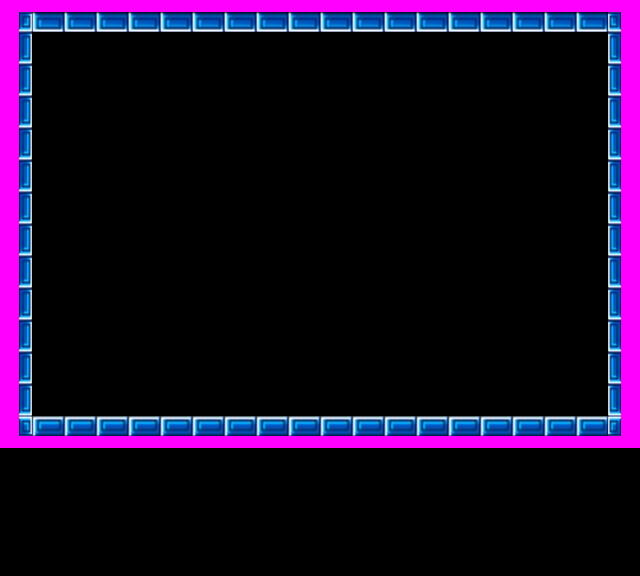

Below is a game level as drawn by its tile map, then a one-line description and the .tmx that defines it (tile-layer data replaced by summaries):
An orthogonal 20x18 tile map with 32x32 px tiles, 2 tile layers (escenario, plataformas) and 5 objects (2x bola-rojo-l-iz, 2x bola-rojo-l-de, personaje).

<map version="1.0" orientation="orthogonal" width="20" height="18" tilewidth="32" tileheight="32">
 <properties>
  <property name="imagen_fondo" value="fondo-nivel2" />
  <property name="imagen_tileset" value="tileset" />
  <property name="musica" value="musica-nivel2" />
  <property name="x0" value="32" />
  <property name="x1" value="608" />
  <property name="xml_bola" value="/apps/wiipang/xml/bola.xml" />
  <property name="xml_gancho" value="/apps/wiipang/xml/gancho.xml" />
  <property name="y0" value="32" />
  <property name="y1" value="416" />
 </properties>
 <tileset firstgid="1" name="tileset" tilewidth="32" tileheight="32">
  <image source="../media/tileset.bmp" trans="ff00ff" width="96" height="96" />
 </tileset>
 <layer name="escenario" width="20" height="18">
  <data>[360 cells, 0 non-empty, 0 distinct tile ids]</data>
 </layer>
 <layer name="plataformas" width="20" height="18">
  <data>[360 cells, 64 non-empty, 8 distinct tile ids]</data>
 </layer>
 <objectgroup name="actores" width="20" height="18">
  <object name="rojo-l" type="bola-rojo-l-iz" x="96" y="96" width="32" height="32">
   <properties>
    <property name="xml" value="/apps/wiipang/xml/bola.xml" />
   </properties>
  </object>
  <object name="Pj" type="personaje" x="288" y="352" width="64" height="64">
   <properties>
    <property name="jugador" value="pj1" />
    <property name="xml" value="/apps/wiipang/xml/personaje.xml" />
   </properties>
  </object>
  <object name="rojo-l" type="bola-rojo-l-iz" x="224" y="96" width="32" height="32">
   <properties>
    <property name="xml" value="/apps/wiipang/xml/bola.xml" />
   </properties>
  </object>
  <object name="rojo-l" type="bola-rojo-l-de" x="352" y="96" width="32" height="32">
   <properties>
    <property name="xml" value="/apps/wiipang/xml/bola.xml" />
   </properties>
  </object>
  <object name="rojo-l" type="bola-rojo-l-de" x="480" y="96" width="32" height="32">
   <properties>
    <property name="xml" value="/apps/wiipang/xml/bola.xml" />
   </properties>
  </object>
 </objectgroup>
</map>